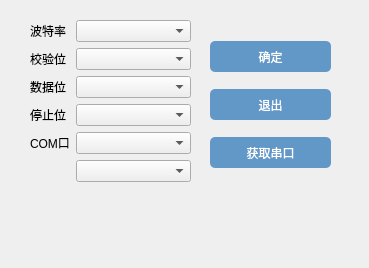
<?xml version="1.0" encoding="UTF-8"?>
<ui version="4.0">
 <class>Dlg_ComSet</class>
 <widget class="QWidget" name="Dlg_ComSet">
  <property name="geometry">
   <rect>
    <x>0</x>
    <y>0</y>
    <width>369</width>
    <height>268</height>
   </rect>
  </property>
  <property name="windowTitle">
   <string>Form</string>
  </property>
  <widget class="QWidget" name="formLayoutWidget">
   <property name="geometry">
    <rect>
     <x>30</x>
     <y>20</y>
     <width>161</width>
     <height>241</height>
    </rect>
   </property>
   <layout class="QFormLayout" name="formLayout">
    <item row="0" column="0">
     <widget class="QLabel" name="label">
      <property name="text">
       <string>波特率</string>
      </property>
     </widget>
    </item>
    <item row="1" column="0">
     <widget class="QLabel" name="label_2">
      <property name="text">
       <string>校验位</string>
      </property>
     </widget>
    </item>
    <item row="2" column="0">
     <widget class="QLabel" name="label_3">
      <property name="text">
       <string>数据位</string>
      </property>
     </widget>
    </item>
    <item row="3" column="0">
     <widget class="QLabel" name="label_4">
      <property name="text">
       <string>停止位</string>
      </property>
     </widget>
    </item>
    <item row="4" column="0">
     <widget class="QLabel" name="label_5">
      <property name="text">
       <string>COM口</string>
      </property>
     </widget>
    </item>
    <item row="0" column="1">
     <widget class="QComboBox" name="comboBox"/>
    </item>
    <item row="1" column="1">
     <widget class="QComboBox" name="comboBox_2"/>
    </item>
    <item row="2" column="1">
     <widget class="QComboBox" name="comboBox_3"/>
    </item>
    <item row="3" column="1">
     <widget class="QComboBox" name="comboBox_4"/>
    </item>
    <item row="4" column="1">
     <widget class="QComboBox" name="comboBox_5"/>
    </item>
    <item row="5" column="1">
     <widget class="QComboBox" name="comboBox_6"/>
    </item>
   </layout>
  </widget>
  <widget class="QWidget" name="verticalLayoutWidget">
   <property name="geometry">
    <rect>
     <x>210</x>
     <y>30</y>
     <width>121</width>
     <height>151</height>
    </rect>
   </property>
   <layout class="QVBoxLayout" name="verticalLayout">
    <item>
     <widget class="QPushButton" name="pushButton_2">
      <property name="sizePolicy">
       <sizepolicy hsizetype="Minimum" vsizetype="Fixed">
        <horstretch>0</horstretch>
        <verstretch>0</verstretch>
       </sizepolicy>
      </property>
      <property name="minimumSize">
       <size>
        <width>80</width>
        <height>31</height>
       </size>
      </property>
      <property name="styleSheet">
       <string notr="true">background-color:rgb(98, 152, 200);
border:rgb(255, 255, 255);
color:rgb(255, 255, 255);
border-radius:5px</string>
      </property>
      <property name="text">
       <string>确定</string>
      </property>
     </widget>
    </item>
    <item>
     <widget class="QPushButton" name="pushButton">
      <property name="minimumSize">
       <size>
        <width>80</width>
        <height>31</height>
       </size>
      </property>
      <property name="styleSheet">
       <string notr="true">background-color:rgb(98, 152, 200);
border:rgb(255, 255, 255);
color:rgb(255, 255, 255);
border-radius:5px</string>
      </property>
      <property name="text">
       <string>退出</string>
      </property>
     </widget>
    </item>
    <item>
     <widget class="QPushButton" name="pushButton_3">
      <property name="minimumSize">
       <size>
        <width>80</width>
        <height>31</height>
       </size>
      </property>
      <property name="styleSheet">
       <string notr="true">background-color:rgb(98, 152, 200);
border:rgb(255, 255, 255);
color:rgb(255, 255, 255);
border-radius:5px</string>
      </property>
      <property name="text">
       <string>获取串口</string>
      </property>
     </widget>
    </item>
   </layout>
  </widget>
 </widget>
 <resources/>
 <connections/>
</ui>
